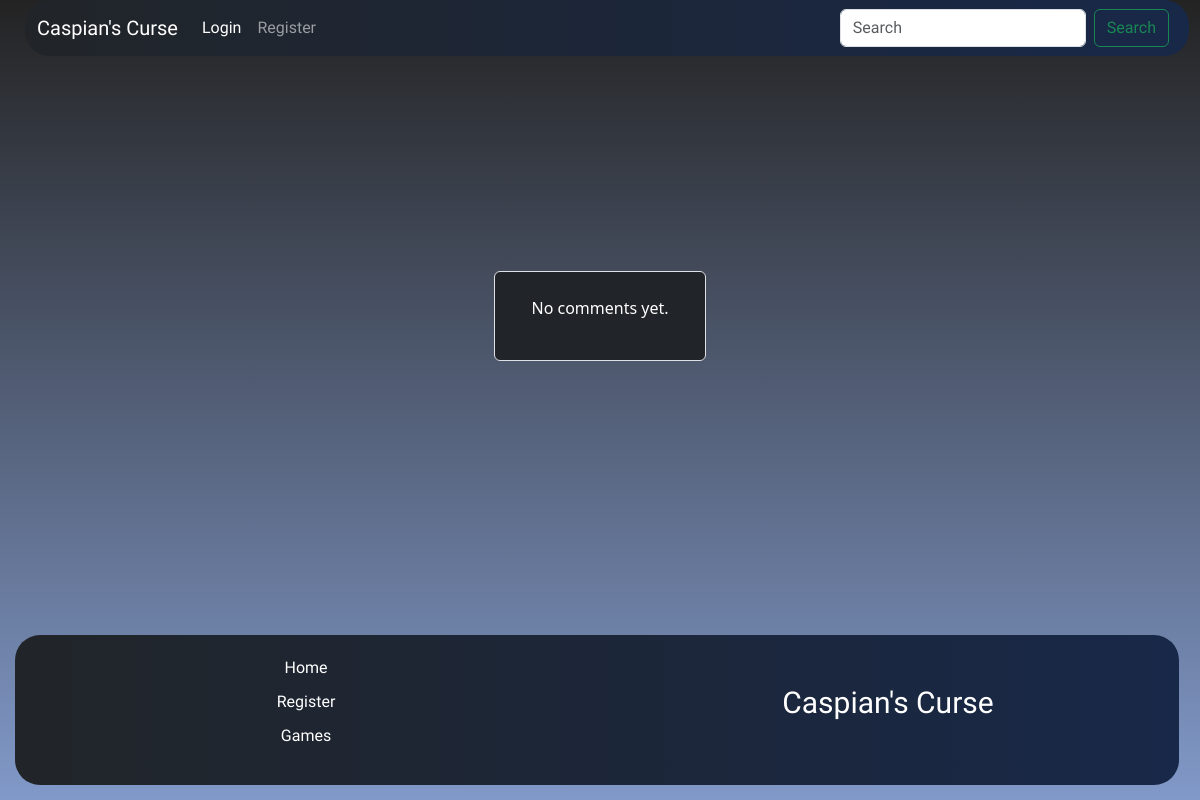
Before: /comments/1/ with the older database file.
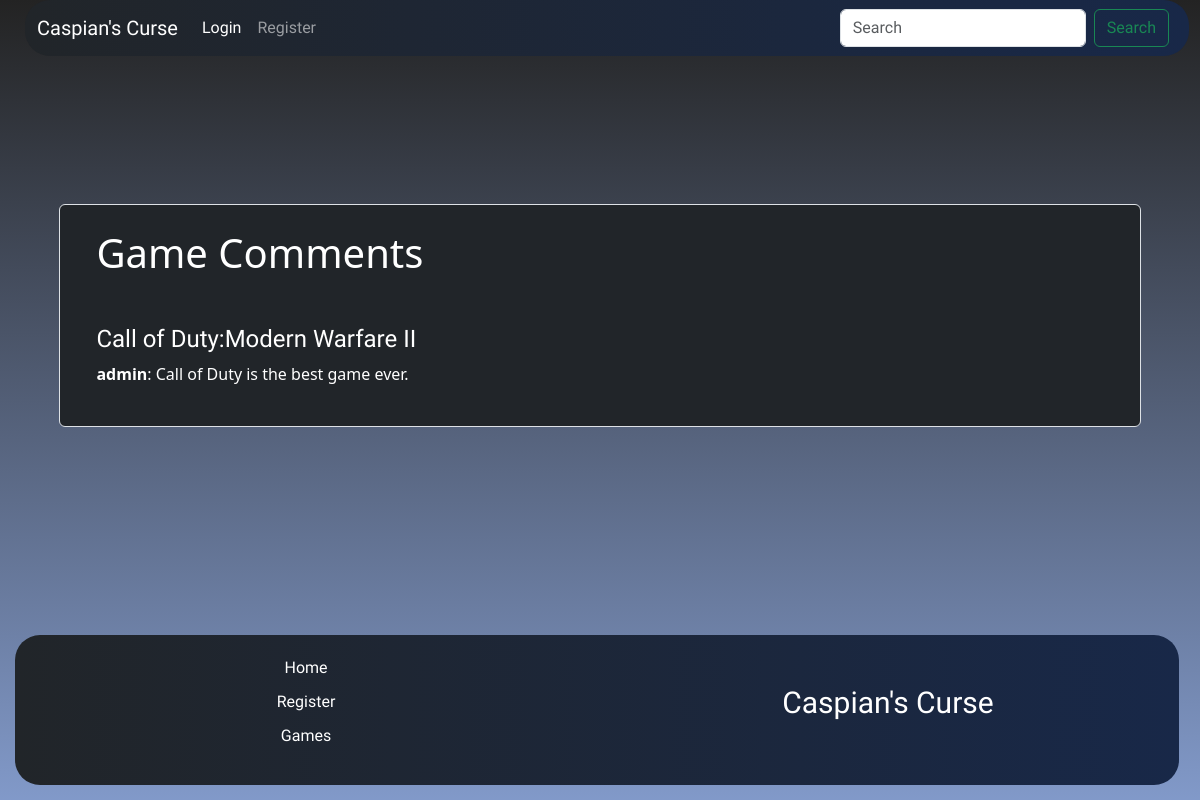
After: the same page with the newer database file.
### oyunlar/models.py (models this page shows, shortened)
class Comment(models.Model):
    commentedGame = models.ForeignKey(Game, on_delete=models.CASCADE,  related_name='comments')
    commenter = models.ForeignKey(User, on_delete=models.CASCADE)
    content = models.TextField()
    created_at = models.DateTimeField(auto_now_add=True)
    class Meta:
        ordering = ['-created_at']

class Game(models.Model):
    user = models.ForeignKey(User, on_delete=models.CASCADE, null=True)
    oyunTuru = models.ForeignKey(Genre, on_delete=models.SET_NULL, null=True)
    oyunPlatformu = models.ManyToManyField(Platform, blank=True)
    oyunCikisTarihi = models.ForeignKey(ReleaseDate,  on_delete=models.SET_NULL, null=True, blank=True)
    oyunIsim = models.CharField(max_length=100)
    oyunAciklama = RichTextField(max_length=10000)
    oyunResim = models.ImageField(upload_to='oyunlar/')
    upvote_count = models.IntegerField(default=0)
    def __str__(self):
        return self.oyunIsim

### oyunlar/views.py (the view)
# urls.py: path('comments/<int:gameId>/', game_comments, name='comments'),
def game_comments(request, gameId):
    game = Game.objects.get(id=gameId)
    comments = Comment.objects.filter(commentedGame=game)
    context = {
        'game': game,
        'comments': comments,
    }
    return render(request, 'comments.html', context)

### oyunlar/context_processors.py (called while the page is built)
def user_game_count(request):
    if request.user.is_authenticated:
        user = request.user
        count = Game.objects.filter(user=user).count()
    else:
        count = 0
    return {'user_game_count': count}

def game_count(request):
    count = Game.objects.count()
    return {'game_count': count}

### templates/comments.html
{% extends "index.html" %}
{% load static %}
{% block content %}
    <div class="container mt-3 d-flex align-items-center justify-content-center">
    <div class="row border rounded-2 p-4 bg-dark">
    {% if comments %}
    <h1 class="mb-5">Game Comments</h1>
    {% for comment in comments %}
        <h4>{{comment.commentedGame}}</h4>
        <p>
            <strong>{{ comment.commenter.username }}</strong>: {{ comment.content }}
        </p>
    {% endfor %}
    {% else %}
    <p>No comments yet.</p>
    {% endif %}
    </div>
    </div>
{% endblock %}

Changed rows visible on the page:
added Comment: commentedGame "Call of Duty:Modern Warfare II", commenter.username "admin", content "Call of Duty is the best game ever."
Other visible differences:
text no longer shown: "No comments yet."
text now shown: "Game Comments"
